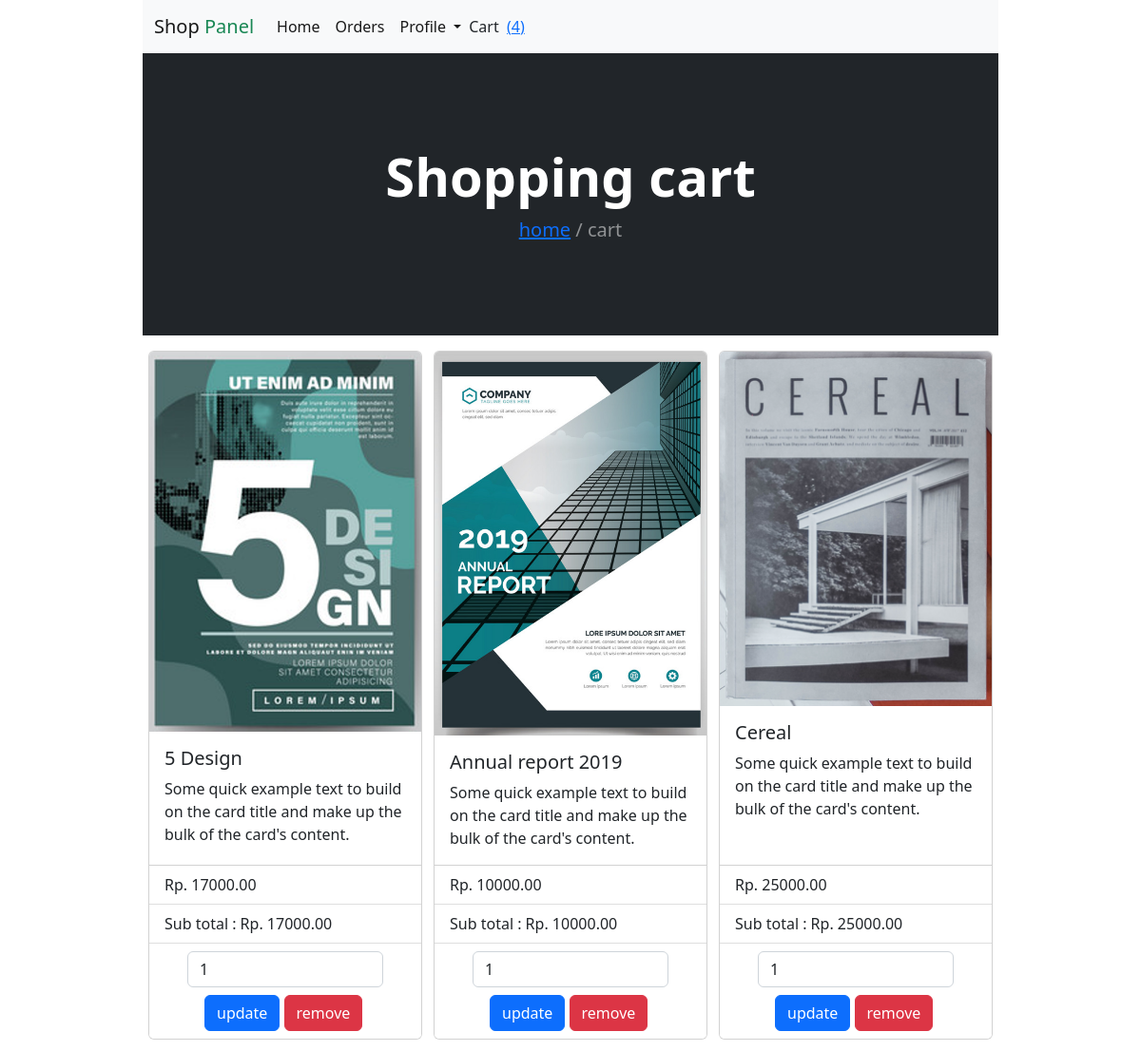
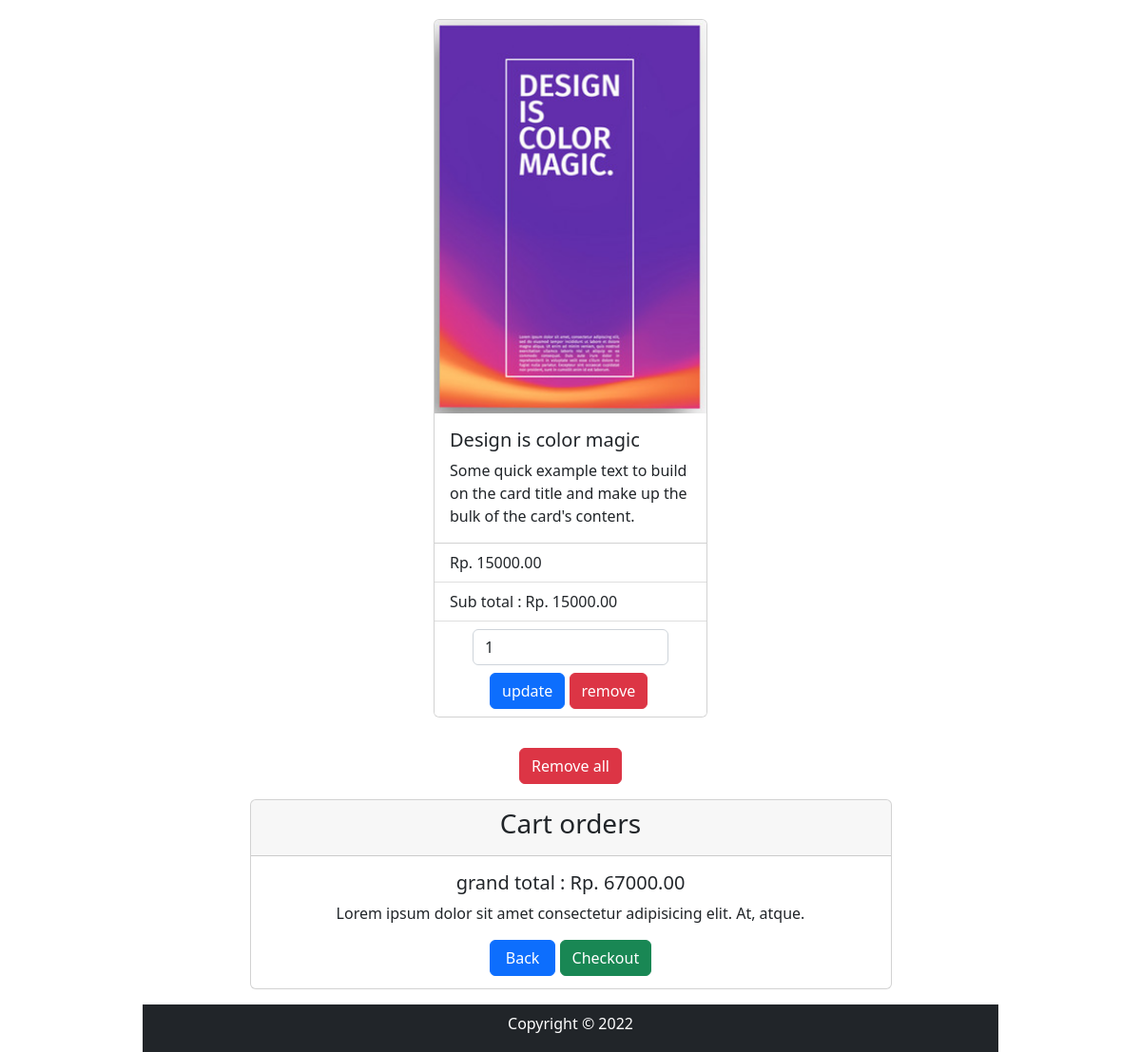
The app's page /cart.php (signed in) with its own data (2 pictures, top to bottom).
### tables this page shows
CREATE TABLE `cart` (
  `id` int(100) NOT NULL,
  `user_id` int(100) NOT NULL,
  `name` varchar(100) NOT NULL,
  `price` int(100) NOT NULL,
  `quantity` int(100) NOT NULL,
  `image` varchar(100) NOT NULL
);

### cart.php (the view, shortened to what this page needs)
<?php
include 'config.php';
$user_id = $_SESSION['user_id'];
?>
<!DOCTYPE html>
<html lang="en">
<head>
   <link href="https://cdn.jsdelivr.net/npm/bootstrap@5.2.3/dist/css/bootstrap.min.css" rel="stylesheet">
</head>
<body>
<div class="cart-page w-75 m-auto">
   <?php include 'header.php'; ?>
   <div class="bg-dark py-5 m-auto">
      <div class="container px-4 px-lg-5 my-5">
         <div class="text-center text-white">
            <h1 class="display-4 fw-bolder">Shopping cart</h1>
            <p class="lead fw-normal text-white-50 mb-0"><a href="home.php">home</a> / cart </p>
         </div>
      </div>
   </div>
   <section class="show-products d-flex justify-content-around flex-wrap ">
      <?php
      $grand_total = 0;
      $select_cart = mysqli_query($conn, "SELECT * FROM `cart` WHERE user_id = '$user_id'") or die('query failed');
      if (mysqli_num_rows($select_cart) > 0) {
         while ($fetch_cart = mysqli_fetch_assoc($select_cart)) {
      ?>
            <div class="card my-3" style="width: 18rem;">
               <img class="card-img-top" src="uploaded_img/<?php echo $fetch_cart['image']; ?>" alt="">
               <div class="card-body">
                  <h5 class="card-title"><?php echo $fetch_cart['name']; ?></h5>
                  <p class="card-text">Some quick example text to build on the card title and make up the bulk of the card's content.</p>
               </div>
               <ul class="list-group list-group-flush">
                  <li class="list-group-item">Rp. <?php echo $fetch_cart['price']; ?>.00</li>
                  <li class="list-group-item">Sub total : Rp. <?php echo $sub_total = ($fetch_cart['quantity'] * $fetch_cart['price']); ?>.00</li>
                  <li class="list-group-item">
                     <form action="" method="post" class="form-inline">
                        <div class="form-group mx-sm-4 mb-2">
                           <input type="number" class="form-control" min="1" name="cart_quantity" value="<?php echo $fetch_cart['quantity']; ?>">
                        </div>
                        <div class="mx-auto" style="width: 170px;">
                           <input type="submit" class="btn btn-primary" name="update_cart" value="update" class="option-btn">
                           <a href="cart.php?delete=<?php echo $fetch_cart['id']; ?>" class="btn btn-danger" onclick="return confirm('delete this from cart?');">remove</a>
                        </div>
                     </form>
                  </li>
               </ul>
            </div>
      <?php
            $grand_total += $sub_total;
         }
      } else {
         echo '<h3 class="empty mt-2 text-center">Cart empty</br> want to find something else?</h3>';
      }
      ?>
   </section>
   <div style="margin:1rem 0; text-align:center;">
      <a href="cart.php?delete_all" class="btn btn-danger <?php echo ($grand_total > 1) ? '' : 'disabled'; ?>" onclick="return confirm('delete all from cart?');">Remove all</a>
   </div>
   <section class="d-flex justify-content-around flex-wrap my-3">
      <div class="card text-center w-75 " style="height: 200px">
         <div class="card-header">
            <h3>
               Cart orders
            </h3>
         </div>
         <div class="card-body">
            <h5 class="card-title">grand total : Rp. <?php echo $grand_total; ?>.00</h5>
            <p class="card-text">Lorem ipsum dolor sit amet consectetur adipisicing elit. At, atque.</p>
            <a href="home.php" class="btn btn-primary px-3">Back</a>
            <a href="checkout.php" class="btn btn-success <?php echo ($grand_total > 1) ? '' : 'disabled'; ?>">Checkout</a>
         </div>
      </div>
   </section>
</div>
   <?php
   include('footer.php');
   ?>
</body>
</html>

### records on screen
cart: image (picture), name "5 Design", price "17000", cart_quantity "1"
cart: image (picture), name "Annual report 2019", price "10000", cart_quantity "1"
cart: image (picture), name "Cereal", price "25000", cart_quantity "1"
cart: image (picture), name "Design is color magic", price "15000", cart_quantity "1"

### other values on screen
$cart_rows_number "4"
$grand_total "67000"
